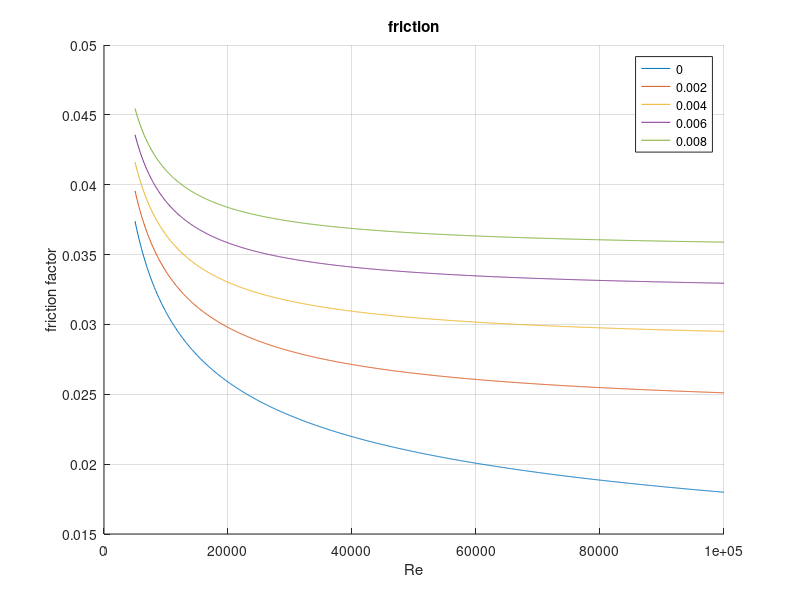

The MATLAB source for this figure:
clear all;
clc;

for i=0:0.002:0.008
    Re=linspace(5000,100000,1000);
    error=linspace(1,1,1000);
    tol=linspace(10e-10,10e-10,1000);
    a=linspace(0,0,1000);
    b=linspace(1,1,1000);
    k=0;
    
    while error > tol
        x = (a+b)/2;
        f_x = -1./sqrt(x)-(2.*log10((((i)/3.7)+(2.51./(Re.*sqrt(x)))))); % Colebrook equation
        for j=1:1000
            if f_x(j) < 0
                a(j) = x(j);
            elseif f_x(j) > 0
                b(j) = x(j);
            end
            error=abs(f_x(j));
        end
        k=k+1;
    end
    disp(x)
    
    hold on
    plot(Re,x)
    grid on
    title ('friction')
    xlabel('Re')
    ylabel('friction factor')
   legend ('0', '0.002', '0.004', '0.006', '0.008');
   fprintf('Iteration needed: %d, converged answer, x=%.4f, err=%.8f\n', k, x, error);
hold off
end